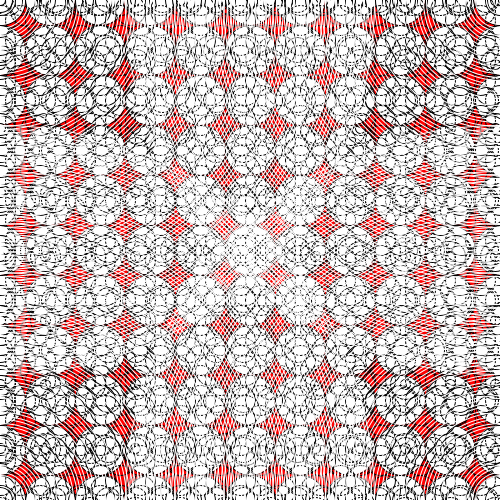
Frame 1 (no input)
Frame 60 (the mouse pressed at the canvas centre just before this capture): identical to frame 1, image omitted
Frame 120 (the mouse held since frame 60 and released just before this capture): identical to frame 1, image omitted

The Processing sketch that drew this single still picture (run headless with seeded random() and noise(); from frame 60 on, the mouse is pressed at the canvas centre):

// Processing sketch: processing_32942
// ── processing_32942.pde

int i=0;
int j=0;
int k=5;
int l=5;
int m=0;
int n=7;
int o=0;
int p=0;
int q=0;
int r=0;
int s=0;
int t=0;
int u=0;
int v=0;
int w=0;
int x=0;
int y=0;
int z=0;

void setup () {
  size (500,500);
  background (255,0,0);
  smooth();

 
  while (j<11){
   
    while (i<11){
    ellipse (i*50, j*50, 50, 50);
    i=i+1;
    }
    j=j+1;
    i=0;
  }
 noFill();
/* strokeWeight (1.5);
 while (q<521){
 
 while (p<521){
 ellipse (p*6, q, 100, 200);
 p=p+10;
 }
 q=q+23;
 p=0;
 }*/
 
}

void draw (){
  
  strokeWeight (1);
 while (l<521){ 
   
 while (k<521){ 
 ellipse (k*5, l*2, 30, 30);
k=k+7;
}
l=l+20;
k=0;
 }
  
  while (o<521){
  
 while (m<521){
ellipse (m*3, o*5, 25, 25);
 m=m+9;
 }
 o=o+10;
 m=0;
  }
  
 while (v<521){
while (n<521){
 ellipse (n, v, 30, 30);
 n=n+45;
}
v=v+64;
n=0;
 }
  
  while (w<521){
while (x<521){
 ellipse (x, w, 30, 30);
 x=x+20;
}
w=w+20;
x=0;
 }
 
  while (y<521){
while (z<521){
 ellipse (z, y, 10, 10);
 z=z+45;
}
y=y+64;
z=0;
 }

strokeWeight (1);
stroke (255,255, 255);
while (r<750){
ellipse (0,0,r,r);
r=r+7;
}

while (u<750){
ellipse (500,500, u, u);
u=u+7;
}

strokeWeight (1);
//stroke (0,0,0);
while (s<750){
ellipse (0,500,s,s);
s=s+7;
}

while (t<750){
ellipse (500,0,t,t);
t=t+7;
}


}
